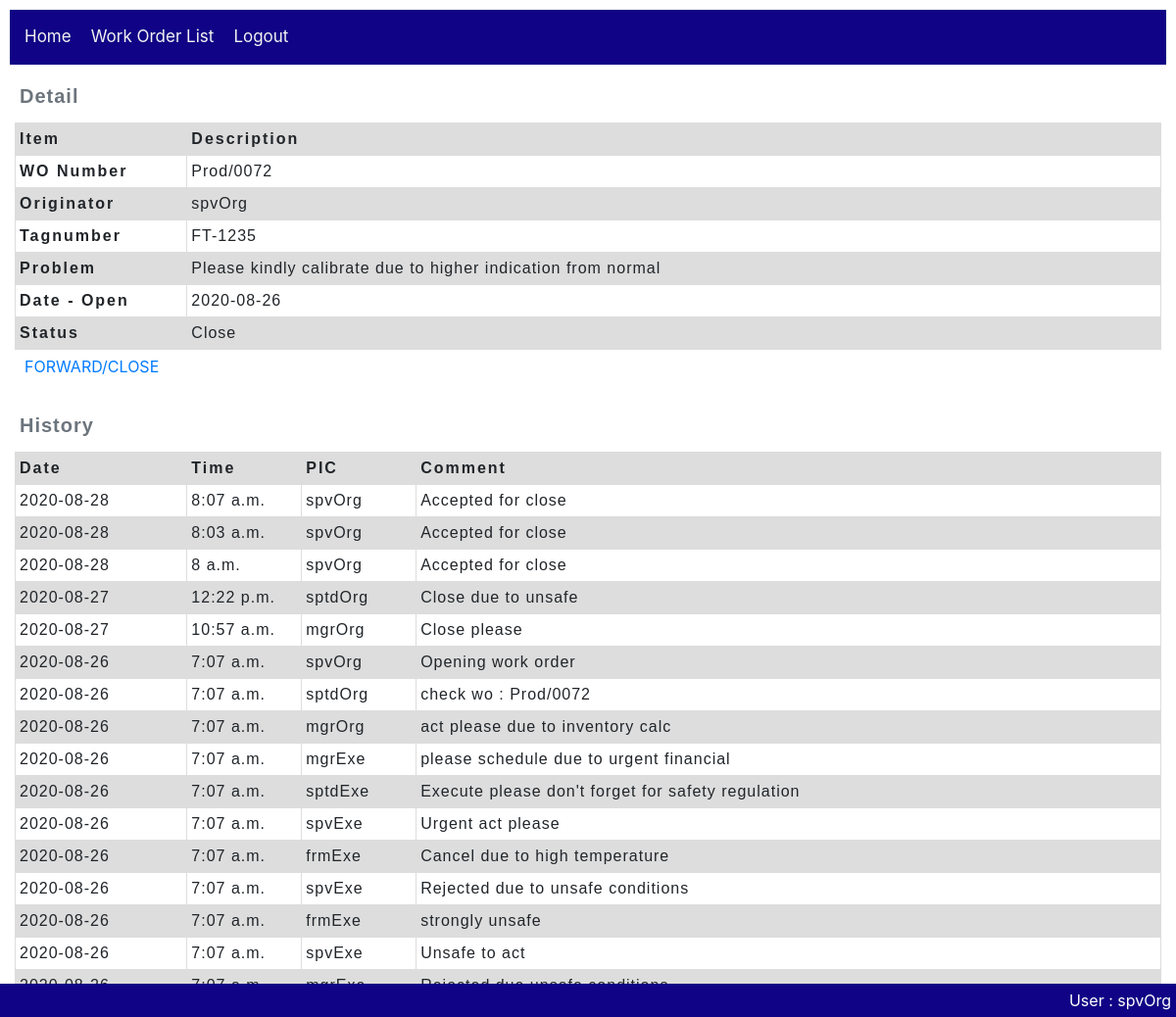
The app's page /workOrder/work_order/72 (signed in) with its own data.
### workOrder/models.py (models this page shows, shortened)
class Work_order(models.Model):
    wo_number = models.CharField(max_length=20, null=True)
    tagnumber = models.CharField(max_length=50, null=True, help_text='Enter tagnumber(eg. FT-1405)')
    problem = models.TextField(max_length=1000, null=True)
    originator = models.ForeignKey(User,
        on_delete=models.SET_NULL,
        null=True)
    dest_section = models.ForeignKey(Section,
        on_delete=models.SET_NULL,
        null=True)
    PRIORITY_STATUS = (
        ('n', 'Normal'),
        ('e', 'Emergency'),
        ('s', 'Shutdown'),
        ('o', 'Other'),
    )
    priority = models.CharField(max_length=1,
        choices=PRIORITY_STATUS,
        blank=True,
        default='n')
    date_open = models.DateField()
    date_finish = models.DateField(null=True)
    status_wo = models.ForeignKey(Status,
        on_delete=models.SET_NULL,
        null=True)
    status = models.CharField(max_length=2,
        blank=True)
    current_user_id = models.IntegerField(null=True)
    executor_user_id = models.IntegerField(null=True)
    class Meta:
        ordering = ['originator','status','wo_number']
    '''
    def save(self, **kwargs):
        mfields = iter(self._meta.fields)
        mods = [(f.attname, kwargs[f.attname]) for f in mfields if f.attname in kwargs]
        for fname, fval in mods: setattr(self, fname, fval)
        super(MyModel, self).save()
    '''
    def save(self, *args, **kwargs):
        super(Work_order,self).save(*args, **kwargs)

class Work_order_journal(models.Model):
    comment = models.CharField(max_length=200, null=True)
    date = models.DateField()
    time = models.TimeField()
    concern_user = models.ForeignKey(User,
        on_delete=models.SET_NULL,
        null=True)
    wO_on_process = models.ForeignKey(Work_order,
        on_delete=models.SET_NULL,
        null=True)
    ACTION_STATUS = (
        ('f', 'Forward'),
        ('r', 'Return'),
        ('o', 'Other'),
    )
    action = models.CharField(max_length=1,
        blank=True,
        default='f')
    class Meta:
        ordering = ['-date', '-time']

### workOrder/views.py (the view)
# urls.py: path('work_order/<int:pk>', views.Work_orderDetailView.as_view(), name='work_order-detail'),
class Work_orderDetailView(LoginRequiredMixin, generic.DetailView):
    model = Work_order #prinsipnya dengan ini saja sdh cukup, namun kita perlu tambahan info di bawah ini
    def get_context_data(self, **kwargs):
        context = super().get_context_data(**kwargs)
        wo_current_user_id = context['object'].current_user_id
        userId = self.request.user.id
        allowAction = False
        if wo_current_user_id == userId:
            allowAction = True
        context['allowAction'] = allowAction
        context['woPK'] = context['object'].id
        context['journal_list'] = Work_order_journal.objects.filter(wO_on_process=context['object'].id)
        return context

### workOrder/templates/workOrder/work_order_detail.html (shortened to what this page needs)
{% extends "base_workOrder.html" %}
{% block content %}
  {% include 'woHeader.html' %}
  <p>
    {% if allowAction %}
      {% if perms.workOrder.add_work_order %}
        <a href="{% url 'workOrder:work_order-forward' pk=woPK %}">FORWARD/CLOSE</a>
      {% else %}
        <a href="{% url 'workOrder:work_order-forward' pk=woPK %}">FORWARD/RETURN</a>
      {% endif %}
    {% endif %}
  </p>
  {% if journal_list %}
    <table class="WoHistory">
      <caption>History</caption>
      <thead>
        <tr>
          <th scope="col">Date</th>
          <th scope="col">Time</th>
          <th scope="col">PIC</th>
          <th scope="col">Comment</th>
        </tr>
      </thead>
      <tbody>
        {% for journal in journal_list %}
          <tr>
            <td>
              {{journal.date}}
            </td>
            <td>
              {{journal.time}}
            </td>
            <td>
              {{journal.concern_user}}
            </td>
            <td>
              {{journal.comment}}
            </td>
          </tr>
        {% endfor %}
      </tbody>
    </table>
  {% else %}
    <p>There are no histories</p>
  {% endif %}
{% endblock %}

### workOrder/templates/base_workOrder.html (shortened to what this page needs)
<!DOCTYPE html>
<html lang="en">
    <head>
        <link rel="stylesheet" href="https://stackpath.bootstrapcdn.com/bootstrap/4.1.3/css/bootstrap.min.css">
        <link rel="stylesheet" href="http://code.jquery.com/ui/1.11.0/themes/smoothness/jquery-ui.css">
        {% load static %}
        <link rel="stylesheet" href="{% static 'css/styles.css' %}">
    </head>
    <body>
        <div class="topnav">
            <ul>
                <li><a href="{% url 'home-cmms' %}">Home</a></li>
                {% if user.is_authenticated %}
                    <li><a href="{% url 'workOrder:work_orders'%}">Work Order List</a></li>
                    <li><a href="{% url 'logout'%}?next={{request.path}}">Logout</a></li>
                {% else %}
                    <li><a href="{% url 'login'%}?next={{request.path}}">Login</a></li>
                {% endif %}
            </ul>
        </div>
        <div>{% block content %}{% endblock %}</div>
        <div class="footer">
            {% if user.is_authenticated %}
                User : {{ user.get_username }}
            {% endif %}
        </div>
    </body>
</html>

### workOrder/templates/woHeader.html (shortened to what this page needs)
{% block content %}
    <table class="WoHeader">
        <caption>Detail</caption>
        <thead>
            <tr>
                <th scope="col">Item</th>
                <th scope="col">Description</th>
            </tr>
        </thead>
        <tbody>
            <tr>
                <th scope="row">WO Number</th>
                <td>{{ work_order.wo_number }}</td>
            </tr>
            <tr>
                <th scope="row">Originator</th>
                <td>{{ work_order.originator }}</td>
            </tr>
            <tr>
                <th scope="row">Tagnumber</th>
                <td>{{ work_order.tagnumber }}</td>
            </tr>
            <tr>
                <th scope="row">Problem</th>
                <td>{{ work_order.problem }}</td>
            </tr>
            <tr>
                <th scope="row">Date - Open</th>
                <td>{{ work_order.date_open }}</td>
            </tr>
            <tr>
                <th scope="row">Status</th>
                <td id = "status"></td>
            </tr>
        </tbody>
    </table>
{% endblock %}

### workOrder/static/css/styles.css (style rules this page uses)
* { padding: 5px; }
.topnav { overflow: hidden; background-color: rgb(16, 3, 133); }
.topnav ul { list-style-type: none; margin: 0; padding: 0; overflow: hidden; background-color: rgb(16, 3, 133); }
.topnav ul li { float: left; color: #f2f2f2; text-align: center; padding: 5px; text-decoration: none; font-size: 17px; }
.topnav ul li a { float: left; color: #f2f2f2; text-align: center; padding: 5px; text-decoration: none; font-size: 17px; }
.footer { position: fixed; left: 0; bottom: 0; width: 100%; background-color: rgb(16, 3, 133); color: white; text-align: right; }
* { box-sizing: border-box; }
table { table-layout: fixed; width: 100%; border-collapse: collapse; }
caption { font-family: sans-serif; font-size: 20px; font-weight: bold; caption-side: top; text-align: left; letter-spacing: 1px; }
td, th { border: 1px solid #dddddd; text-align: left; padding: 4px; }
th { letter-spacing: 2px; }
td { letter-spacing: 1px; }
thead th { background-color: #dddddd; }
tr:nth-child(even) { background-color: #dddddd; }
table.WoHeader { font-family: arial, sans-serif; }
table.WoHeader thead th:nth-child(1) { width: 15%; }
table.WoHistory { font-family: arial, sans-serif; }
table.WoHistory thead th:nth-child(1) { width: 15%; }
table.WoHistory thead th:nth-child(2) { width: 10%; }
table.WoHistory thead th:nth-child(3) { width: 10%; }

### records on screen
Work_order: wo_number "Prod/0072", originator "spvOrg", tagnumber "FT-1235", problem "Please kindly calibrate due to higher indication from normal", date_open "2020-08-26"
Work_order_journal: date "2020-08-28", time "8:07 a.m.", concern_user "spvOrg", comment "Accepted for close"
Work_order_journal: date "2020-08-28", time "8:03 a.m.", concern_user "spvOrg", comment "Accepted for close"
Work_order_journal: date "2020-08-28", time "8 a.m.", concern_user "spvOrg", comment "Accepted for close"
Work_order_journal: date "2020-08-27", time "12:22 p.m.", concern_user "sptdOrg", comment "Close due to unsafe"
Work_order_journal: date "2020-08-27", time "10:57 a.m.", concern_user "mgrOrg", comment "Close please"
Work_order_journal: date "2020-08-26", time "7:07 a.m.", concern_user "spvOrg", comment "Opening work order"
Work_order_journal: date "2020-08-26", time "7:07 a.m.", concern_user "sptdOrg", comment "check wo : Prod/0072"
Work_order_journal: date "2020-08-26", time "7:07 a.m.", concern_user "mgrOrg", comment "act please due to inventory calc"
Work_order_journal: date "2020-08-26", time "7:07 a.m.", concern_user "mgrExe", comment "please schedule due to urgent financial"
Work_order_journal: date "2020-08-26", time "7:07 a.m.", concern_user "sptdExe", comment "Execute please don't forget for safety regulation"
Work_order_journal: date "2020-08-26", time "7:07 a.m.", concern_user "spvExe", comment "Urgent act please"
Work_order_journal: date "2020-08-26", time "7:07 a.m.", concern_user "frmExe", comment "Cancel due to high temperature"
Work_order_journal: date "2020-08-26", time "7:07 a.m.", concern_user "spvExe", comment "Rejected due to unsafe conditions"
Work_order_journal: date "2020-08-26", time "7:07 a.m.", concern_user "frmExe", comment "strongly unsafe"
Work_order_journal: date "2020-08-26", time "7:07 a.m.", concern_user "spvExe", comment "Unsafe to act"

### other values on screen
{{ user.get_username }} "spvOrg"
